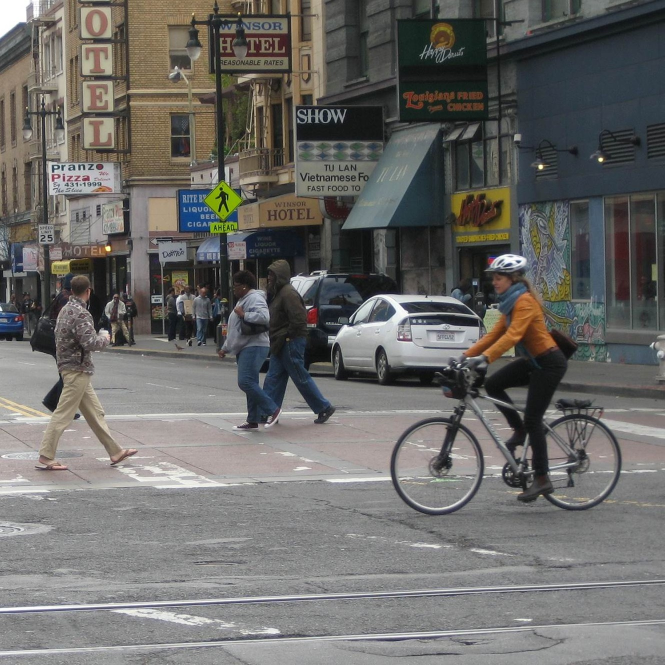
#> input picture yolo3/img/street.jpg, 1330 x 1330 px, given as the content of the folder F:/temp/Classifer/train/upper/, which was not available (shown at 1/2 size)
$ python DynamicThresholdDetection.py   (older library calls are emulated)
#> lines starting #> are read from the running program, lines starting #| are printed output that depends on the picture; after the words box and inside, x2 and y2 are one past the last pixel; in counts of white or black regions, pixels touching at a corner belong together; long printed decimals are rounded; pictures that were not available may be replaced by others from this repository, and a replacement may not be noted
### utils/ImageConvert/ConvertColorSpace.py
# encoding=GBK
"""颜色空间转换

    - 注意opencv的颜色通道为BGR,而不是RGB

    - 写这个工具类的作用是发现，比赛的数据集颜色空间是非RGB的
    - 封装内容如下：
        1. color_range：不同颜色空间的颜色范围

            - 格式{"颜色空间名字": (颜色空间范围下限,范围上限)}

            - RGB(三原色): [0-255],[0-255],[0-255]
            - HSV(数字化图像, H: 色调, S: 饱和度, V: 亮度):
                - [0-179],[0-255],[0-255]
            - Lab(颜色之间的欧式距离,距离越大,人眼感官两种颜色差距越远)
                - L: 像素亮度，上百下黑，中间灰色
                - a: 左绿右红
                - b: 一端纯蓝,一端纯黄
            - 灰度图: Y = 0.299*R + 0.587*G + 0.114*B
                - 每个像素[0-255]
"""
"""知识点补充
    1. 为什么用HSV图像而不是RGB
        - HSV空间能非常直观的表达色彩的阴暗，色调，以及鲜艳程度
        - 也就是方便颜色的对比(特别在限定范围后)
    2. ps的HSV范围与opencv有别
        - HSV: [0-366], [0-1], [0-1]
"""

import cv2 as cv
import numpy as np
import warnings


class ConvertColorSpace:
    # [12 lines left out: functions __init__, get_color_range, not called in this run]

    @staticmethod
    def bgr_and_hsv(to_hsv: bool, img: np.ndarray):
        """
        :param img: wait be change
        :param to_hsv: True, bgr-> hsv; False, hsv->gbr
        :return: np.ndarray
        """
        if to_hsv:
            img = cv.cvtColor(img, cv.COLOR_BGR2HSV)
        else:
            img = cv.cvtColor(img, cv.COLOR_HSV2BGR)
        return img

    # [26 lines left out: functions bgr_and_gray, get_pixel_in_range, not called in this run]


# [14 lines that do not run on import are left out]

### DataProcess/LiquidLevelDetect/DynamicThresholdDetection.py
# encoding=GBK
"""DynamicThresholdDetection

    - 动态阈值检测
        - 负责用传统视觉的方式对目标进行检测
        - 由于二值化的阈值不好取，我们取5, 10, 15, 20的阈值分别进行液位检测
            - 最后把液位的值进行求平均得到一个相对合理的值

        - 本方案主要根据拍摄好数据集的经验值
            - 如果可以改成自适应的还好说
            - 否则还是按照一定比重跟模型进行混合

        - 现在此方案的误差：
            - 8-15%

    - cal_seq:
        - 按照以下次序执行：
        1. 去除图形文字干扰
        2. 进一步提取瓶子位置
        3. 对roi的瓶子再次进行分割，把有水的值设定为2，没有的设定为1
        4. 生成和img同shape但是没通道的图像，把roi的以外区域标记为0
        5. 计算液位水平

    - get_liquid_roi:
        - 和get_bottle_roi类似的操作方式
        - 主要变化在把bottle没水的地方设定为1
        - 有水的地方设定为2

    - drop_noisy:
        - 使用一下步骤去除图像中的文字（颜色）干扰项
        1. 到hsv空间
        2. 取饱和度通道
        3. 通过一个预设定的阈值进行全局二值化
        4. 通过膨胀操作，把文字部分的区域扩大
        5. 通过cv.inpaint对图像文字部分用周围像素进行替换

    - get_bottle_roi:
        - 使用以下步骤定位bottle_roi:
        1. 进行滤波
        2. 提取边缘
        3. 添加黑条屏蔽图片边界
        4. 腐蚀细节
        5. 提取最大边框

    - IQR:
        - 主要使用IQR对离群点进行过滤
        - 在多次滤波后通常指挥留下核心区域，但是上方通常还有一些离散点，
            - 通常是线缆的干扰
            - 所以把测试下来大约在1.2-1.3的过滤区间较好
            - 所以设定为1.2
        - 保留点的内容：返回 > Q1 - 1.5 * IQR的第一个值 还有 < Q3 + 1.5 * IQR 的第一个值
"""
import cv2 as cv
import numpy as np
from utils.ImageConvert.ConvertColorSpace import ConvertColorSpace
from utils.Caculate.LiquidLeftCal import LiquidLeftCal


class DynamicThresholdDetection:
    def __init__(self):
        self.binary_threshold = [5, 10, 15, 20]
        self.liquid_cal = LiquidLeftCal()

    # [194 lines left out: functions cal_seq, get_liquid_roi, get_bottle_roi, IQR, drop_noise, not called in this run]


"""ThresholdDetect

    - 是opencv检测液位的迭代版本
    - 需要动态的调整两种阈值，所以需要别的方案

    - 流程更换如下：
        1. 画面抖动判断：
            - 由于添加了模糊数据集，所以有对模糊图像的定位能力
            但是模糊图形对传统方案的干扰过大
            因此在模糊数据的情况下直接交给模型计算
            - 此项功能实现后可以作为静态函数供Process.py提高准确率
            - 已实现简单的方案在JitterCal.py中
                - 由于抖动需要前后两个图进行比较，所以需要有个外层循环辅助运算
        2. 通过腐蚀膨胀操作去除文字与刻度
            - 首先通过HSV的色相空间，定位出文字和瓶口
            - 然后通达大卷积核的膨胀操作膨胀文字的区域
            - 然后使用cv.inpaint用周围像素进行填充
            - 这样子就能大范围的去除图像的干扰内容
        3. 直方图均衡
            - 首先统计灰度图中每种像素值的个数
            - 然后对每一项/(width * height) 像素值全局平均化
            - 然后把所有像素点的值用相应的概率进行替换
        4. 阈值分割
            - 直方图均衡后的结果对于边界的值相对较小
            - 所以使用二值化后，通常会被二值化为0
            - 这样子计算两行两行的计算和
                - 然后计算每行的差值就能得到梯度
        5. 边界检测
            - 找到差值最大的地方，一般就是边界了


"""
from utils.Caculate.JitterCal import JitterCal


class ThresholdDetect2:
    print_var = False

    # def __init__(self):
    #     self.liquid_cal = LiquidLeftCal()  # 对于分割的结果做计算

    def cal_seq(self, img: np.ndarray):
        if ThresholdDetect2.print_var:
            show_img(img)

        # 1. 对图像的文字进行模糊
        img = self.drop_noise(img)

        # 2. 对模糊图像进行预测
        img, start_pos, end_pos = self.predict(img)

        # 3. 直接通过上下高度比来得到液位值
        img = cv.line(img, start_pos, end_pos, color=(0, 255, 0), thickness=2)

        if ThresholdDetect2.print_var:
            show_img(img)

        left, top = start_pos
        height, width = img.shape
        return (height - top) / height

    def predict(self, img: np.ndarray):
        # 1. 计算灰度直方图
        if len(img.shape) > 2:
            img = cv.cvtColor(img, cv.COLOR_BGR2GRAY)  # 到灰度图
        gray_count = np.zeros((256), np.int)
        flatten_img = img.flatten()
        for i in range(len(flatten_img)):
            gray_count[flatten_img[i]] += 1  # 统计了每个像素值点的个数

        # 2. 直方图均衡化
        height, width = img.shape
        gray_count_per = gray_count / (width * height)  # 每个点求平均
        for i in range(2, len(gray_count_per)):  # 不知道为什么从2开始
            gray_count_per[i] = gray_count_per[i - 1] + gray_count_per[i]

        # 3. 计算灰度概率
        gray_count_per = gray_count_per * 255
        buff = np.zeros((height * width), np.double)
        for i in range(len(flatten_img)):  # 每个像素值用概率替换
            buff[i] = gray_count_per[flatten_img[i]]
        buff = np.reshape(buff, (height, width))  # 把长条拉伸回图像

        # 4. 进行3x3的均值滤波
        blur = cv.blur(buff, ksize=(3, 3))

        # 5. 图形二值化
        """同样需要根据实际情况调整"""
        threshold = 120
        ret, threshold_img = cv.threshold(blur, threshold, 255, cv.THRESH_BINARY)

        if ThresholdDetect2.print_var:
            show_img(threshold_img)

        # 6. 计算每两行像素值相加的和
        start_loc = 10  # 过滤掉输液瓶的头部
        sum_list = []
        for i in range(start_loc, height, 2):  # 计算偶行的和, 行数需要为偶数
            try:
                sum_list.append(sum(threshold_img[i]) + sum(threshold_img[i + 1]))
            except:
                pass  # 直接忽略一行
        # 7. 计算sum_list的每两行的差
        sub_list = []
        for i in range(0, len(sum_list) - 1):
            try:
                sub_list.append(abs(sum_list[i + 1] - sum_list[i]))
            except:
                pass  # 同样防止行数的报错

        # 8. 找出对比度最大的位置
        max_index = sub_list.index(max(sub_list))
        true_start_height = max_index * 2 + start_loc  # 这是步长为2逆推位置

        # 9. 划线
        # 大致就是画了一个从最大对比度开始的一个高20像素的框
        start_pos = (0, true_start_height)
        end_pos = (width, true_start_height)
        # img = cv.rectangle(img, start_pos, end_pos, color=(0, 255, 0), thickness=2)
        # img = cv.line(img, start_pos, end_pos, color=(0, 255, 0), thickness=2)

        if ThresholdDetect2.print_var:
            show_img(img)

        return img, start_pos, end_pos

    def drop_noise(self, img: np.ndarray):
        # 1. 到hsv空间
        hsv = ConvertColorSpace.bgr_and_hsv(to_hsv=True, img=img)

        # 2. 提取饱和度图层
        # 色相/饱和度/明度
        s = hsv[:, :, 0]

        if ThresholdDetect2.print_var:
            show_img(s)

        # 3. 全局二值化
        """这个100需要根据光照调整"""
        th = 100
        ret, threshold_img = cv.threshold(s, th, 255, cv.THRESH_BINARY)

        if ThresholdDetect2.print_var:
            show_img(threshold_img)

        # 4. 形态学操作
        # 膨胀把小框框膨胀成大框框
        element = cv.getStructuringElement(cv.MORPH_RECT, (11, 11))
        dilate = cv.morphologyEx(threshold_img, cv.MORPH_DILATE, element)  # 膨胀操作

        if ThresholdDetect2.print_var:
            show_img(dilate)

        # 5. 把膨胀后的结果作为掩膜
        # 掩膜会把文字部分替替换成周围的颜色，从而消除干扰项
        inpaint_img = cv.inpaint(img, dilate, 3, cv.INPAINT_TELEA)

        if ThresholdDetect2.print_var:
            show_img(inpaint_img)

        return inpaint_img


"""这里是测试代码"""


def show_img(img: np.ndarray, win_name: str = "img"):
    cv.imshow(win_name, img)
    cv.waitKey(0)


if __name__ == '__main__':
    from utils.ImageLoaderHelper.VideoHelper import VideoHelper
    ThresholdDetect2.print_var = False
    threshold2 = ThresholdDetect2()
    ### ThresholdDetect2 test code
    l, all = [], 0
    less_than_ = 0
    import os
    img_path = "F:/temp/Classifer/train/upper/"
    for file in os.listdir(img_path):
        img = img_path + file
        img = cv.imread(img)
#> img is the input picture: shape (1330, 1330, 3); mean B, G, R 103.7, 106.3, 107.4
        data = threshold2.cal_seq(img)
#> in bgr_and_hsv, `img = cv.cvtColor(img, cv.COLOR_BGR2HSV)`: img: shape (1330, 1330, 3); mean H, S, V 56.5, 31.7, 111.5
#> in drop_noise, `s = hsv[:, :, 0]`:
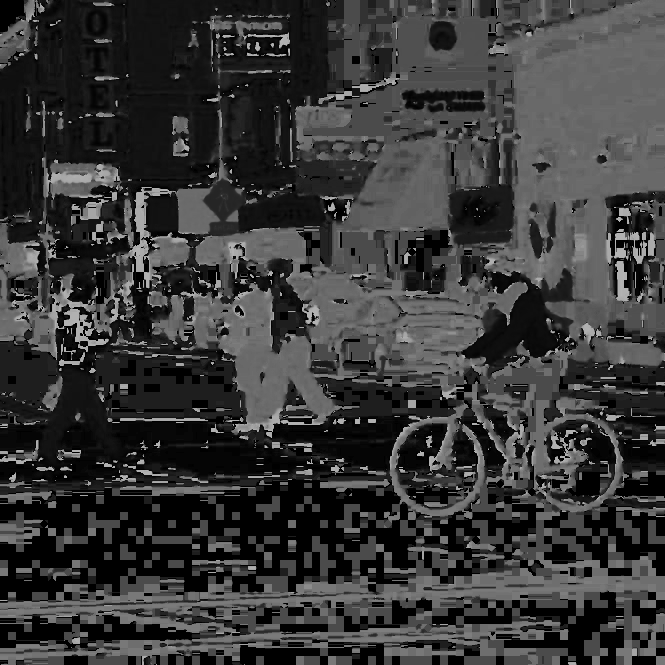
#> s: shape (1330, 1330) (shown at 1/2 size); min 0, max 179, mean 56.5
#> in drop_noise, `ret, threshold_img = cv.threshold(s, th, 255, cv.THRESH_BINARY)`:
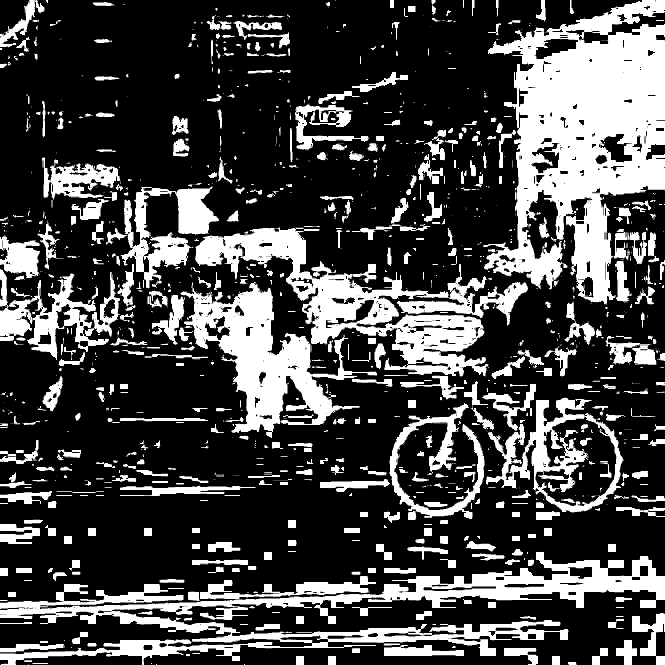
#> threshold_img: shape (1330, 1330) (shown at 1/2 size); 27.7% white; 1381 white regions (758 under 20 px), largest, box (x1, y1, x2, y2) and area: (966, 0, 1330, 609) 116628, (0, 1104, 1330, 1330) 71661, (390, 454, 1056, 753) 55616
#> in drop_noise, `ret, threshold_img = cv.threshold(s, th, 255, cv.THRESH_BINARY)`: ret = 100
#> in drop_noise, `dilate = cv.morphologyEx(threshold_img, cv.MORPH_DILATE, element)`:
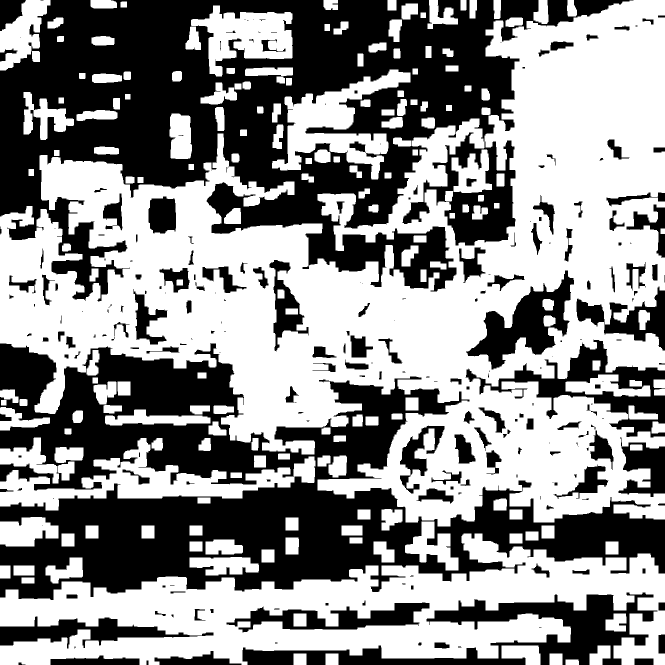
#> dilate: shape (1330, 1330) (shown at 1/2 size); 55.5% white; 249 black regions (84 under 20 px), largest, box (x1, y1, x2, y2) and area: (0, 0, 1267, 603) 340730, (0, 687, 1330, 1200) 276104, (485, 1185, 1315, 1330) 35486
#> in predict, `img = cv.cvtColor(img, cv.COLOR_BGR2GRAY)`:
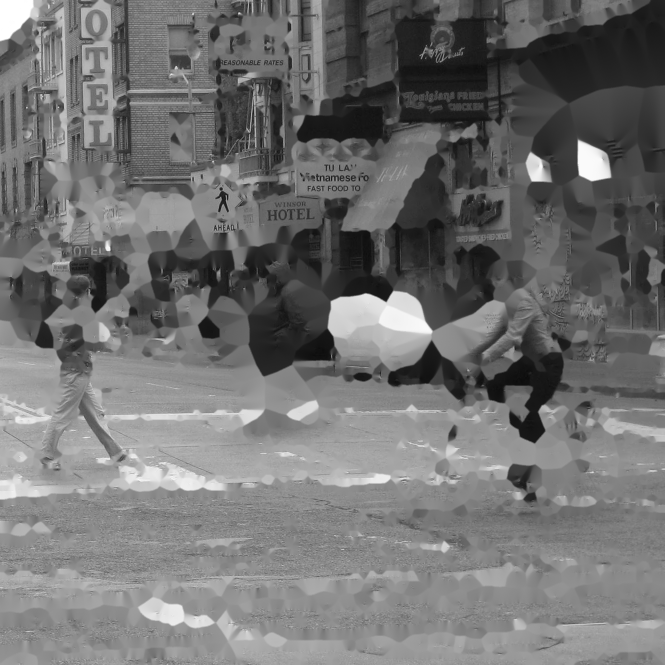
#> img: shape (1330, 1330) (shown at 1/2 size); min 2, max 255, mean 113.2
#> after the loop in predict, `for i in range(len(flatten_img)):`: gray_count = 256 values, max 24243 at index 139, min 0 at index 0, mean 6909.8
#> in predict, `gray_count_per = gray_count / (width * height)`: gray_count_per = 256 values, max 0.0137 at index 139, min 0 at index 0, mean 0.00391
#> after the loop in predict, `for i in range(2, len(gray_count_per)):`: gray_count_per = 256 values from 0 to 1
#> in predict, `gray_count_per = gray_count_per * 255`: gray_count_per = 256 values from 0 to 255
#> in predict, `buff = np.reshape(buff, (height, width))`:
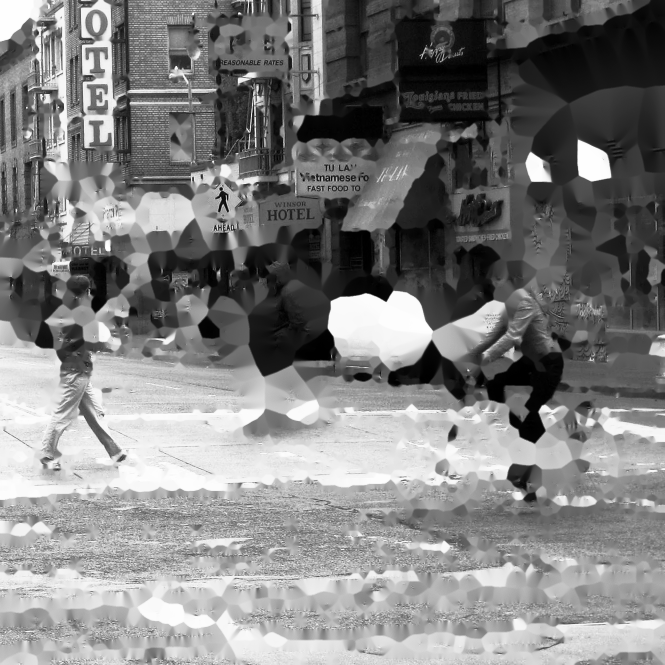
#> buff: shape (1330, 1330) float64 (shown at 1/2 size); min 0.000144, max 255, mean 128.4
#> in predict, `ret, threshold_img = cv.threshold(blur, threshold, 255, cv.THRESH_BINA..`:
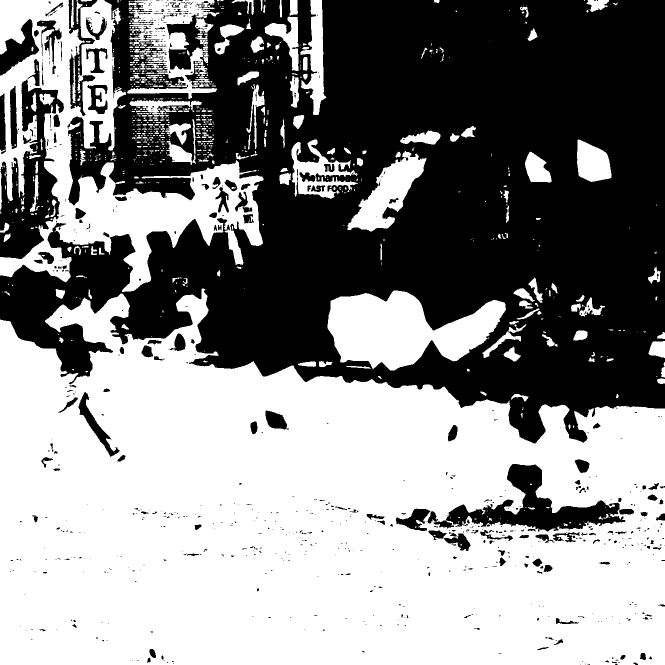
#> threshold_img: shape (1330, 1330) float64 (shown at 1/2 size); 54% white; 764 black regions (596 under 20 px), largest, box (x1, y1, x2, y2) and area: (0, 0, 1330, 887) 736022, (0, 159, 128, 518) 20973, (853, 928, 1268, 1063) 17473
#> in predict, `ret, threshold_img = cv.threshold(blur, threshold, 255, cv.THRESH_BINA..`: ret = 120
#> after the loop in predict, `for i in range(start_loc, height, 2):`: sum_list = 660 values, max 678300 at index 572, min 24225 at index 282, mean 367449.6
#> after the loop in predict, `for i in range(0, len(sum_list) - 1):`: sub_list = 659 values, max 68850 at index 87, min 0 at index 207, mean 8279.6
#> in predict, `max_index = sub_list.index(max(sub_list))`: max_index = 87
#> in predict, `true_start_height = max_index * 2 + start_loc`: true_start_height = 184
#> in predict, `start_pos = (0, true_start_height)`: start_pos = (0, 184)
#> in predict, `end_pos = (width, true_start_height)`: end_pos = (1330, 184)
#> in cal_seq, `img, start_pos, end_pos = self.predict(img)`: start_pos = (0, 184); end_pos = (1330, 184)
#> in cal_seq, `img = cv.line(img, start_pos, end_pos, color=(0, 255, 0), thickness=2)`:
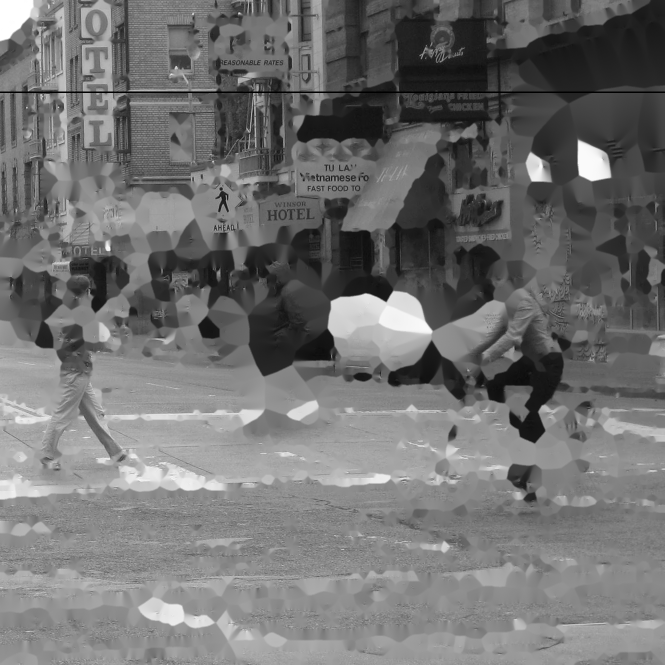
#> img: shape (1330, 1330) (shown at 1/2 size); 0.23% of pixels changed, all inside (x1, y1, x2, y2) = (0, 183, 1330, 186)
#> in cal_seq, `left, top = start_pos`: left = 0; top = 184
#> data = 0.862
        if data < 0.4:
            less_than_ += 1
        print(data)
#| 0.8617
        l.append(data)
        all += 1
    print("less than 40", less_than_, "rate: ", less_than_ / all)
    print("ave data:", sum(l) / len(l))
#| ave data: 0.8617
    # [33 lines of commented-out code are left out]
